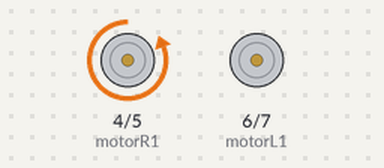
Simulated run of this sketch. Board: Arduino Uno, built with avr-gcc and run on an emulated ATmega328P. Shown: motor-driver pin pairs drawn as motors (green arrow = first pin HIGH = forward, orange = second pin HIGH = backward, longer = more drive).

Above: at 0.1 s.
At 17.3 s:
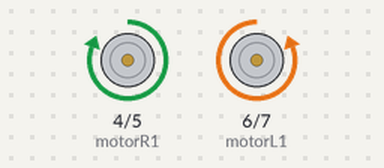
At 27.9 s:
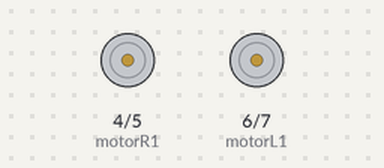
At 37.3 s:
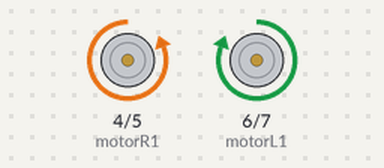
Timing chart, 0 to 40.0 s (numbered marks = the images above):
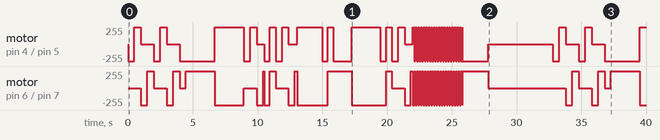

Measured:
- by itself, motor on pin 6 (motorL1) / pin 7 (motorL2): stopped → backward 255/255 at 1.0 s, → forward 255/255 0.50 s later, → stopped 0.50 s later, → backward 255/255 1.0 s later, … (72 changes in this stretch)
- by itself, motor on pin 4 (motorR1) / pin 5 (motorR2): stopped → backward 255/255 at 0.00 s, → forward 255/255 0.50 s later, → stopped 0.50 s later, → backward 255/255 1.0 s later, … (75 changes in this stretch)

The sketch:

ROBO_DANCE_FAIL_TRY_NOT_LAUGH.ino
```cpp
// Use constants to associate control signals with Arduino Pins
int motorR1 = 4; // IN1 (Right Motor)
int motorR2 = 5; // IN2 (Right Motor)
int motorL1 = 6; // IN3 (Left Motor)
int motorL2 = 7; // IN4 (Left Motor)
int time = 0;
bool delayRunning = false;
unsigned long delayStart = 0;

// Lets make some functions for different moves yo
void stop(){
  //Stops Right Motor
 digitalWrite(motorR1, LOW); //rRight Motor wire 1 is 0V
 digitalWrite(motorR2, LOW); //Right Motor wire 2 is 0V

 //Stops Left Motor
 digitalWrite(motorL1, LOW); //Left Motor wire 1 is 0V
 digitalWrite(motorL2, LOW); //LeftMotor wire 2 is 0V;
}


void leftSpin(int time){
  //This spins right motor forwards
 digitalWrite(motorR1, LOW); //Right Motor wire 1 is 0V
 digitalWrite(motorR2, HIGH); //Right Motor wire 2 is 9.6V

 //This spins left motor backwards
 digitalWrite(motorL1, HIGH); //Left Motor wire 1 is 9.6V
 digitalWrite(motorL2, LOW); //Left Motor wire 2 is 0V;
 delay(time);
 stop();
 }


void rightSpin(int time){
  //This spins right motor backwards
 digitalWrite(motorR1, HIGH); //Right Motor wire 1 is 9.6V
 digitalWrite(motorR2, LOW); //Right Motor wire 2 is 0V

 //This spins left motor forwards
 digitalWrite(motorL1, LOW); //Left Motor wire 1 is 0V
 digitalWrite(motorL2, HIGH); //Left Motor wire 2 is 9.6V
 delay(time);
 stop();
 }


void rightPivotForward(int time){
//This spins left motor forwards
 digitalWrite(motorL1, LOW); //Left Motor wire 1 is 0V
 digitalWrite(motorL2, HIGH); //Left Motor wire 2 is 9.6V

//Stops Right Motor
 digitalWrite(motorR1, LOW); //rRight Motor wire 1 is 0V
 digitalWrite(motorR2, LOW); //Right Motor wire 2 is 0V
 delay(time);
 stop();
 }

void rightPivotBackward(int time){
//This spins left motor forwards
 digitalWrite(motorL1, HIGH); //Left Motor wire 1 is 9.6V
 digitalWrite(motorL2, LOW); //Left Motor wire 2 is 0V

//Stops Right Motor
 digitalWrite(motorR1, LOW); //rRight Motor wire 1 is 0V
 digitalWrite(motorR2, LOW); //Right Motor wire 2 is 0V
 delay(time);
 stop();
 }

 void leftPivotForward(int time){
//This spins Right motor forwards
 digitalWrite(motorR1, LOW); //Right Motor wire 1 is 0V
 digitalWrite(motorR2, HIGH); //Right Motor wire 2 is 9.6V

//Stops Left Motor
 digitalWrite(motorL1, LOW); //Left Motor wire 1 is 0V
 digitalWrite(motorL2, LOW); //Left Motor wire 2 is 0V
 delay(time);
 stop();
 }

 void leftPivotBackward(int time){
//This spins Right motor forwards
 digitalWrite(motorR1, HIGH); //Right Motor wire 1 is 9.6V
 digitalWrite(motorR2, LOW); //Right Motor wire 2 is 0V

//Stops Left Motor
 digitalWrite(motorL1, LOW); //Left Motor wire 1 is 0V
 digitalWrite(motorL2, LOW); //Left Motor wire 2 is 0V
 delay(time);
 stop();
 }

 void forward(int time){
//This spins Right motor forwards
 digitalWrite(motorR1, LOW); //Right Motor wire 1 is 0V
 digitalWrite(motorR2, HIGH); //Right Motor wire 2 is 9.6V

//This spins Left motor forwards
 digitalWrite(motorL1, LOW); //Right Motor wire 1 is 0V
 digitalWrite(motorL2, HIGH); //Right Motor wire 2 is 9.6V
 delay(time);
 stop();
 }

 void backward(int time){
//This spins Right motor forwards
 digitalWrite(motorR1, HIGH); //Right Motor wire 1 is 9.6V
 digitalWrite(motorR2, LOW); //Right Motor wire 2 is 0V

//This spins Left motor forwards
 digitalWrite(motorL1, HIGH); //Right Motor wire 1 is 9.6V
 digitalWrite(motorL2, LOW); //Right Motor wire 2 is 0V
 delay(time);
 stop();
 }


void wiggleBoogie(int time){
for(int i = 0; i<= time; i+=200) {
rightSpin(100);
leftSpin(100);
}
stop();
}

void pivotBoogie(int time){
for(int i = 0; i<= time; i+=2000) {
leftPivotForward(500);
leftPivotBackward(500);
rightPivotForward(500);
rightPivotBackward(500);
}
stop();
}

void setup()
{
 pinMode(motorR1, OUTPUT); //Set digital pins as OUTPUTs
 pinMode(motorR2, OUTPUT);
 pinMode(motorL1, OUTPUT);
 pinMode(motorL2, OUTPUT);
}
void loop(){
leftPivotForward(500);
leftPivotBackward(500);
rightPivotForward(500);
rightPivotBackward(500);
leftPivotForward(500);
leftPivotBackward(500);
rightPivotForward(500);
rightPivotBackward(500);
leftPivotForward(445);

leftSpin(2270);

rightSpin(2232);

leftPivotForward(500);
leftPivotBackward(500);
rightPivotForward(500);
rightPivotBackward(85);

forward(430);
backward(430);

leftPivotForward(500);
leftPivotBackward(500);
rightPivotForward(500);
rightPivotBackward(183);

rightSpin(1933);

forward(427);
backward(427);

leftSpin(1405);

rightSpin(2230);

forward(427);
backward(427);

leftPivotForward(500);
leftPivotBackward(500);
rightPivotForward(500);
rightPivotBackward(146);

rightSpin(100);
leftSpin(100);
rightSpin(100);
leftSpin(100);
rightSpin(100);
leftSpin(100);
rightSpin(100);
leftSpin(100);
rightSpin(100);
leftSpin(100);
rightSpin(100);
leftSpin(100);
rightSpin(100);
leftSpin(100);
rightSpin(100);
leftSpin(100);
rightSpin(100);
leftSpin(100);
rightSpin(100);
leftSpin(100);
rightSpin(100);
leftSpin(100);
rightSpin(100);
leftSpin(100);
rightSpin(100);
leftSpin(100);
rightSpin(100);
leftSpin(100);
rightSpin(100);
leftSpin(100);
rightSpin(100);
leftSpin(100);
rightSpin(100);
leftSpin(100);
rightSpin(100);
leftSpin(100);
rightSpin(100);
leftSpin(100);
rightSpin(18);

leftSpin(2000);

stop();
delay(5000);
}
```
